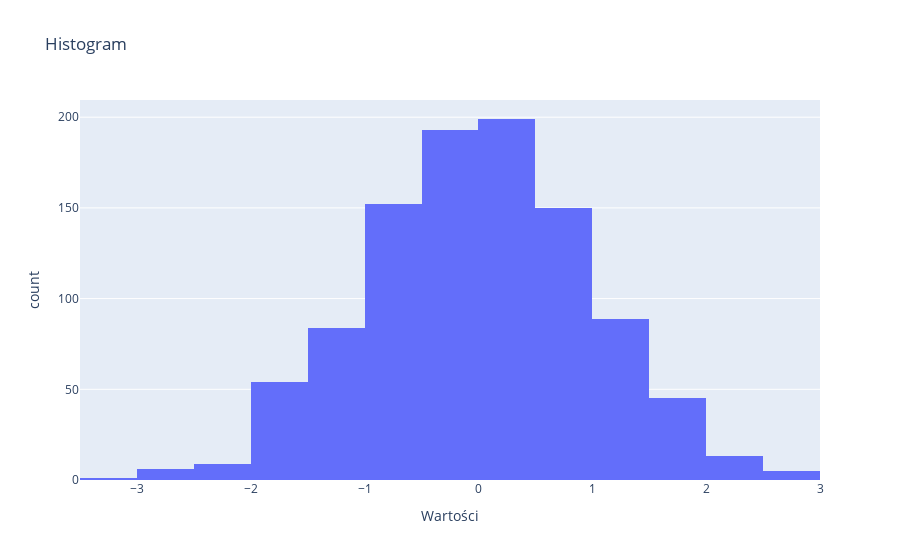

Notebook cell for this chart:
### Code cell
#Histogram

import numpy as np

dane = np.random.normal(0, 1, 1000)

#tworzenie hostogramu
fig = px.histogram(x=dane, nbins=30, title="Histogram", labels={'x': 'Wartości', 'y': "Częstotliwość"})
fig.show()

### Figure 1 — Plotly figure (JSON) as saved in the notebook; plotly's stock layout.template omitted (floating-point values rounded to 4 significant figures; data arrays with more than 128 entries replaced by an {"elided": "..."} marker saying what was removed)
{"data": [{"alignmentgroup": "True", "bingroup": "x", "hovertemplate": "Wartości=%{x}<br>count=%{y}<extra></extra>", "legendgroup": "", "marker": {"color": "#636efa", "pattern": {"shape": ""}}, "name": "", "nbinsx": 30, "offsetgroup": "", "orientation": "v", "showlegend": false, "type": "histogram", "x": {"elided": "1000 float values"}, "xaxis": "x", "yaxis": "y"}], "layout": {"barmode": "relative", "legend": {"tracegroupgap": 0}, "title": {"text": "Histogram"}, "xaxis": {"anchor": "y", "domain": [0, 1], "title": {"text": "Wartości"}}, "yaxis": {"anchor": "x", "domain": [0, 1], "title": {"text": "count"}}}}
